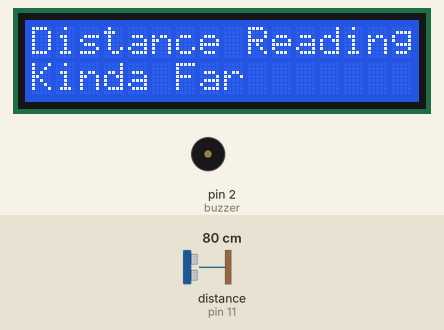
Simulated run of this sketch. Board: Arduino Uno, built with avr-gcc and run on an emulated ATmega328P. Shown: 16×2 character LCD, buzzer (waves = sounding, pin HIGH). Wiring (inferred from the names in the program): ultrasonic range finder: trigger pin 12; echo pin 11. The test bench sets the inputs (shaded band); at power-on: distance to the obstacle (sensor on pin 11) 80 cm. The echo pulse lasts 58.3 µs per cm; pins used as bus, display or sensor lines are not drawn; what the sketch prints to the serial monitor is not drawn.

Above: at 3.2 s.
3.3 s: distance to the obstacle (sensor on pin 11) set to 13 cm
At 4.5 s:
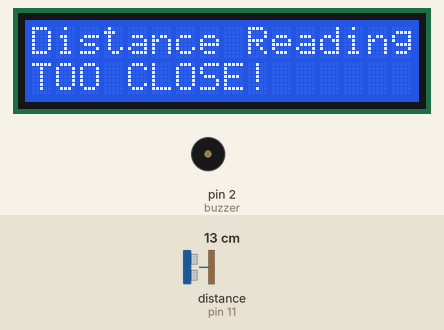
5.1 s: distance to the obstacle (sensor on pin 11) set to 10 cm
At 5.9 s:
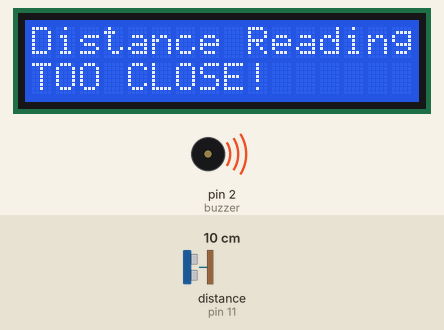
6.6 s: distance to the obstacle (sensor on pin 11) set to 18 cm
At 8.3 s:
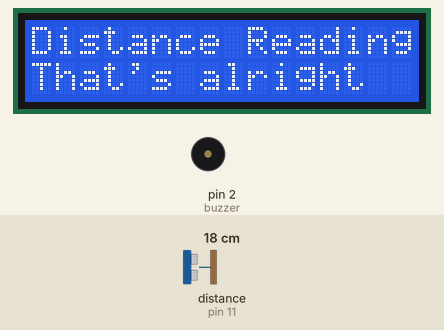
8.6 s: distance to the obstacle (sensor on pin 11) set to 250 cm
At 10.4 s:
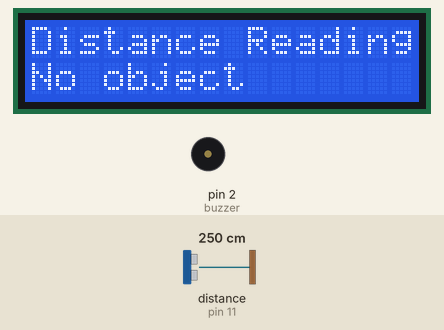
Timing chart, 0 to 11.6 s (numbered marks = the images above; inputs shaded):
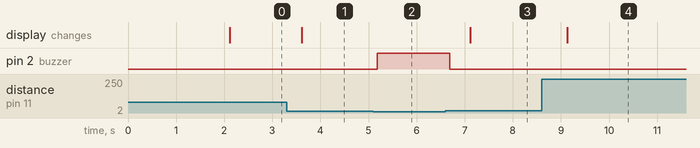

Measured:
- the behaviour switches between 12 and 11 cm on distance to the obstacle (sensor on pin 11) (found by bisection; images 1 and 2)
- after the input at 3.3 s, the display: changes after 0.31 s (image 1)
- after the input at 5.1 s, pin 2 (buzzer): LOW → HIGH after 0.09 s
- after the input at 6.6 s, pin 2 (buzzer): HIGH → LOW after 0.09 s; the display: changes after 0.52 s (image 3)
- after the input at 8.6 s, the display: changes after 0.53 s (image 4)

The sketch:

Distance_Sensor.ino
```cpp
// HC-SR04 Ultrasonic Sensor - Asynchronous Version
// TRIG -> Digital Pin 12
// ECHO -> Digital Pin 11
// Buzzer -> Digital Pin 2

#include <Wire.h>
#include <LiquidCrystal_I2C.h>

LiquidCrystal_I2C lcd(0x27, 16, 2);

const int trigPin = 12;
const int echoPin = 11;
const int buzzer = 2;

// Timing variables for non-blocking operations
unsigned long previousSensorMillis = 0;
unsigned long previousDisplayMillis = 0;

const long sensorInterval = 100;    // Read sensor every 100ms
const long displayInterval = 500;   // Update display every 500ms

int currentDistance = 0;
String currentDisplayState = "";

void setup() {
  Serial.begin(9600);
  pinMode(trigPin, OUTPUT);
  pinMode(echoPin, INPUT);
  pinMode(buzzer, OUTPUT);

  digitalWrite(trigPin, LOW);
  delayMicroseconds(2);

  lcd.init();
  lcd.backlight();
  lcd.clear();
  lcd.setCursor(0, 0);
  lcd.print("PROXIMITY");
  lcd.setCursor(0, 1);
  lcd.print("DETECTOR");

  delay(2000); // Show splash screen for 2 seconds
}

void loop() {
  unsigned long currentMillis = millis();

  // Read sensor asynchronously
  if (currentMillis - previousSensorMillis >= sensorInterval) {
    previousSensorMillis = currentMillis;
    currentDistance = readDistance();

    Serial.print("Distance: ");
    Serial.print(currentDistance);
    Serial.println(" cm");
  }

  // Update display asynchronously
  if (currentMillis - previousDisplayMillis >= displayInterval) {
    previousDisplayMillis = currentMillis;
    updateDisplay(currentDistance);
  }

  // Handle buzzer asynchronously with beeping pattern
  handleBuzzer(currentMillis, currentDistance);
}

int readDistance() {
  digitalWrite(trigPin, HIGH);
  delayMicroseconds(10);
  digitalWrite(trigPin, LOW);

  long duration = pulseIn(echoPin, HIGH, 30000); // 30ms timeout

  if (duration == 0) {
    return 9999; // Return large value if no echo received
  }

  return duration * 0.034 / 2;
}

void handleBuzzer(unsigned long currentMillis, int distance) {
  if (distance <= 10) {
    // Continuous sound for active buzzer
    digitalWrite(buzzer, HIGH);
  } else {
    // Turn off buzzer when not too close
    digitalWrite(buzzer, LOW);
  }
}

void updateDisplay(int distance) {
  String newState = "";
  String line1 = "Distance Reading";
  String line2 = "";

  if (distance <= 15) {
    newState = "CLOSE";
    line2 = "TOO CLOSE!";
  } else if (distance <= 50) {
    newState = "MEDIUM";
    line2 = "That's alright";
  } else if (distance < 200) {
    newState = "FAR";
    line2 = "Kinda Far";
  } else {
    newState = "NOOBJ";
    line2 = "No object";
  }

  // Only clear and update if state changed (reduces flicker)
  if (newState != currentDisplayState) {
    currentDisplayState = newState;
    lcd.clear();
    lcd.setCursor(0, 0);
    lcd.print(line1);
    lcd.setCursor(0, 1);
    lcd.print(line2);
  }
}
```
